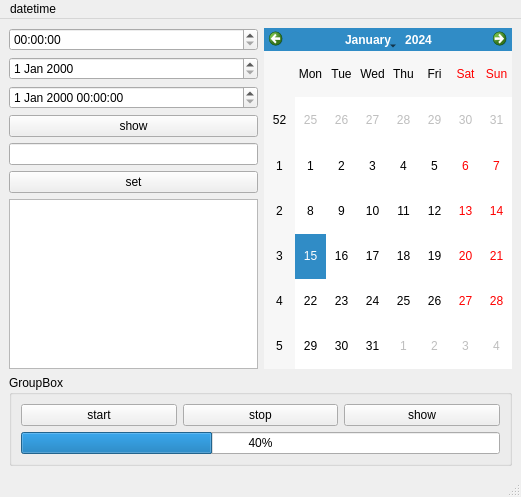
<?xml version="1.0" encoding="UTF-8"?>
<ui version="4.0">
 <class>MainWindow</class>
 <widget class="QMainWindow" name="MainWindow">
  <property name="geometry">
   <rect>
    <x>0</x>
    <y>0</y>
    <width>521</width>
    <height>497</height>
   </rect>
  </property>
  <property name="windowTitle">
   <string>MainWindow</string>
  </property>
  <widget class="QWidget" name="centralwidget">
   <layout class="QGridLayout" name="gridLayout_3">
    <item row="0" column="0">
     <layout class="QGridLayout" name="gridLayout">
      <item row="2" column="0">
       <widget class="QDateTimeEdit" name="dateTimeEdit"/>
      </item>
      <item row="3" column="0">
       <widget class="QPushButton" name="show">
        <property name="text">
         <string>show</string>
        </property>
       </widget>
      </item>
      <item row="0" column="1" rowspan="7">
       <widget class="QCalendarWidget" name="calendarWidget"/>
      </item>
      <item row="4" column="0">
       <widget class="QLineEdit" name="datetime"/>
      </item>
      <item row="1" column="0">
       <widget class="QDateEdit" name="dateEdit"/>
      </item>
      <item row="0" column="0">
       <widget class="QTimeEdit" name="timeEdit"/>
      </item>
      <item row="6" column="0">
       <widget class="QTextEdit" name="display"/>
      </item>
      <item row="5" column="0">
       <widget class="QPushButton" name="set">
        <property name="text">
         <string>set</string>
        </property>
       </widget>
      </item>
     </layout>
    </item>
    <item row="1" column="0">
     <widget class="QGroupBox" name="groupBox">
      <property name="title">
       <string>GroupBox</string>
      </property>
      <layout class="QGridLayout" name="gridLayout_2">
       <item row="0" column="0">
        <widget class="QPushButton" name="start">
         <property name="text">
          <string>start</string>
         </property>
        </widget>
       </item>
       <item row="0" column="1">
        <widget class="QPushButton" name="stop">
         <property name="text">
          <string>stop</string>
         </property>
        </widget>
       </item>
       <item row="0" column="2">
        <widget class="QPushButton" name="show_2">
         <property name="text">
          <string>show</string>
         </property>
        </widget>
       </item>
       <item row="1" column="0" colspan="3">
        <widget class="QProgressBar" name="progressBar">
         <property name="maximum">
          <number>60</number>
         </property>
         <property name="value">
          <number>24</number>
         </property>
        </widget>
       </item>
      </layout>
     </widget>
    </item>
   </layout>
  </widget>
  <widget class="QMenuBar" name="menubar">
   <property name="geometry">
    <rect>
     <x>0</x>
     <y>0</y>
     <width>521</width>
     <height>23</height>
    </rect>
   </property>
   <widget class="QMenu" name="menudatetime">
    <property name="title">
     <string>datetime</string>
    </property>
   </widget>
   <addaction name="menudatetime"/>
  </widget>
  <widget class="QStatusBar" name="statusbar"/>
 </widget>
 <resources/>
 <connections/>
</ui>
